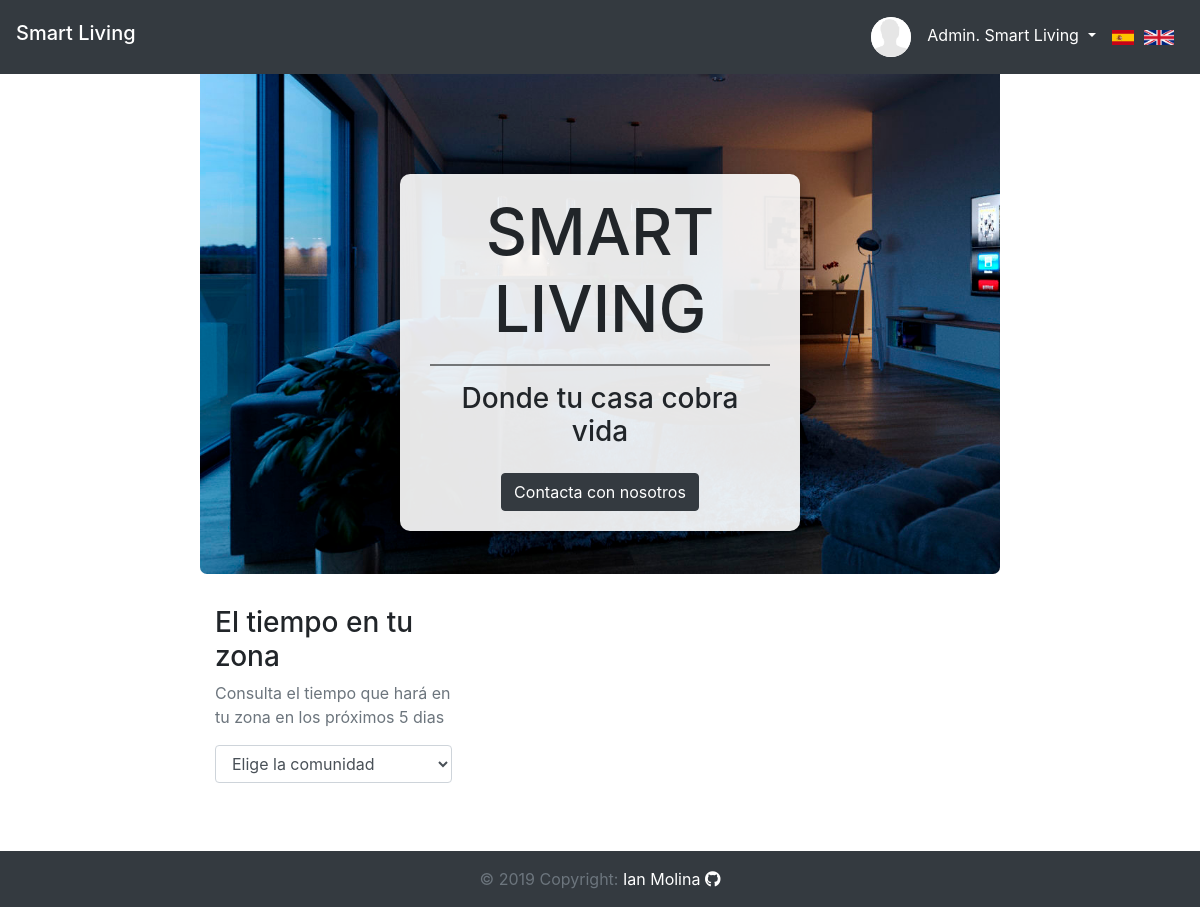
Page / (signed in) on the committed database.
### tables this page shows
CREATE TABLE `usuario` (
  `email` varchar(255) NOT NULL,
  `nombre` varchar(255) NOT NULL,
  `foto` varchar(255) NOT NULL,
  `pass` varchar(255) NOT NULL,
  `activo` tinyint(1) NOT NULL,
  `puerto` int(8) NOT NULL,
  `admin` tinyint(1) NOT NULL,
  `rb_ip` varchar(255) NOT NULL
);

### index.php (called while the page is built, shortened)
<?php
require_once "metodos.php";
include "views/partials/header.part.php";
include "views/index.view.phtml";
include "views/partials/footer.part.php";
?>

### metodos.php (called while the page is built, shortened)
<?php
require_once "entities/Usuario.php";
$conexion = Connection::make();
if (isset($_SESSION['email'])) {
    $stmt = $conexion->prepare("SELECT * FROM usuario WHERE email = :email");
    $parameters = [':email'=>$_SESSION['email']];
    $stmt->execute($parameters);
    $stmt->setFetchMode(PDO::FETCH_CLASS|PDO::FETCH_PROPS_LATE, "Usuario");
    $usuario = $stmt->fetch();
}
?>

### entities/Usuario.php (called while the page is built, shortened)
<?php
class Usuario {
    protected $nombre;
    protected $foto;
    public function __construct($email="", $dni="", $nombre="", $foto="", $pass="", $activo="", $puerto="", $admin="") {
        $this->nombre = $nombre;
        $this->foto = $foto;
    }
    public function getNombre(): string {
        return $this->nombre;
    }
    public function getFoto(): string {
        return $this->foto;
    }
}

### lengC.php (called while the page is built, shortened)
<?php
$i_index_texto1 = "Donde tu casa cobra vida";
$i_index_texto2 = "Contacta con nosotros";
$i_index_texto3 = "El tiempo en tu zona";
$i_index_texto4 = "Consulta el tiempo que hará en tu zona en los próximos 5 dias";
$i_index_select1 = "Elige la comunidad";
?>

### views/index.view.phtml (the view, shortened to what this page needs)
<div class="container col-12 col-md-8">
    <div class="row">
        <div class="col-12 imagen_index mb-3">
            <div id="index_title">
                <h1>SMART LIVING</h1>
                <hr>
                <h3><?= $i_index_texto1 ?></h3>
                <a href="contacto.php" class="btn btn-dark mt-3"><?= $i_index_texto2 ?></a>
            </div>
        </div>
    </div>
    <div class="row">
        <div class="col-4" id="info_tiempo">
            <h3 class="mt-3"><?= $i_index_texto3 ?></h3>
            <p class="text-muted"><?= $i_index_texto4 ?></p>
            <select class="form-control mt-3" id="selec_comunidad">
                <option selected disabled class="text-muted"><?= $i_index_select1 ?></option>
            </select>
        </div>
        <div class="col-8 mt-3" id="datos_tiempo">
        </div>
    </div>
</div>
<div id="separator"></div>

### views/partials/header.part.php (shortened to what this page needs)
<!doctype html>
<html lang="en">
<head>
    <link rel="stylesheet" href="css/bootstrap.css" />
    <link rel="stylesheet" href="css/main.css" />
    <link rel="stylesheet" href="https://use.fontawesome.com/releases/v5.8.1/css/all.css">
</head>
<body>
<header class="navbar navbar-dark navbar-expand bg-dark">
    <h1 class="navbar-brand"><a href="index.php"">Smart Living</a></h1>
    <?php if(!isset($_SESSION['email'])): ?>
        <button type="button" class="btn btn-light ml-auto mr-3"><?= $i_header_login ?></button>
    <?php else: ?>
        <div class="dropdown ml-auto mr-3">
            <div class="dropdown-toggle" id="dropdownMenuId" data-toggle="dropdown" aria-haspopup="true" aria-expanded="false" style="color: white">
                <img class="mr-3" src="<?= $usuario->getFoto() ?>"><?= $usuario->getNombre() ?>
            </div>
        </div>
    <?php endif; ?>
    <form id="idiomas" class="form-inline my-2 my-lg-0" action="metodos.php" method="post">
        <img src="imgs/spanish.png" id="castellano">
        <img src="imgs/uk.png" id="ingles">
    </form>
</header>

### css/main.css (style rules this page uses)
html { height: 100%; box-sizing: border-box; }
body { position: relative; margin:0; min-height: 100%; }
.navbar a { text-decoration: none; color: white; }
.dropdown-toggle { cursor: pointer; padding: 9px 0; }
.dropdown-toggle img { height: auto; width: auto; max-height: 40px; max-width: 40px; -webkit-border-radius: 20px; -moz-border-radius: 20px; border-radius: 20px; background-color: white; }
#idiomas img { height: 15px; margin-right: 10px; cursor: pointer; }
.imagen_index { height: 500px; overflow: hidden; padding:0; border-bottom-left-radius: 7px; border-bottom-right-radius: 7px; }
#index_title { position: absolute; top: 20%; left: 50%; transform: translate(-50%, 0); cursor: default; -webkit-user-select: none; -moz-user-select: none; -ms-user-select: none; user-select: none; text-align: center; padding: 20px 30px; background-color: rgba(255, 255, 255, 0.9); border-radius: 10px; box-shadow: 0 4px 8px 0 rgba(0,0, 0, 0.2), 0 6px 20px 0 rgba(0, 0, 0, 0.19); }
#index_title h1 { font-size: 4em; }
#index_title hr { color: rgba(0, 0, 0, 0.5); border: 1px solid rgba(0, 0, 0, 0.5); }
#separator { height: 100px; }

### rows in the picture
usuario: foto (picture), nombre "Admin. Smart Living"

### other values in the picture
$i_index_texto1 "Donde tu casa cobra vida"
$i_index_texto2 "Contacta con nosotros"
$i_index_texto3 "El tiempo en tu zona"
$i_index_texto4 "Consulta el tiempo que hará en tu zona en los próximos 5 dias"
form field value "Elige la comunidad"
